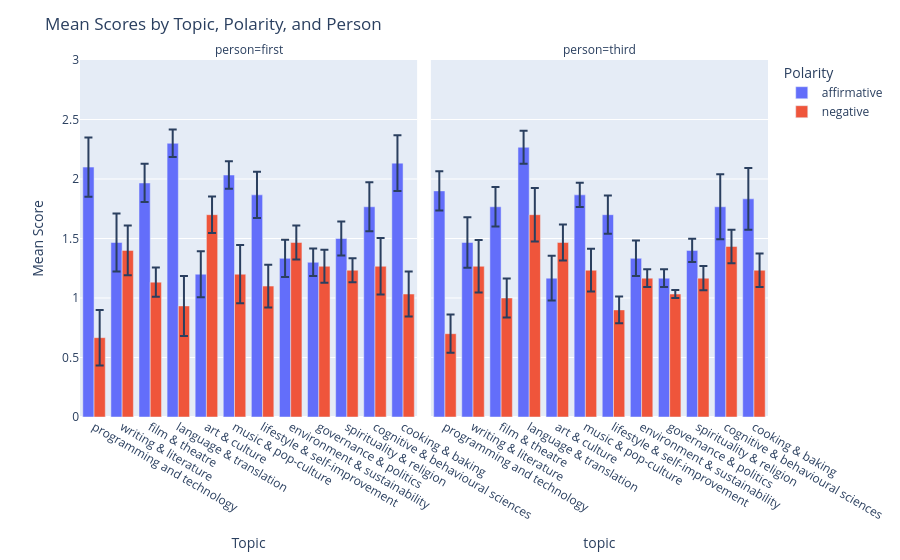

Notebook code cell kept with this figure:
### Code cell
df = pd.read_csv("results/debateable_results.csv")

fig = px.bar(df, x="topic", y="mean", color="polarity", barmode="group", error_y="stderr", facet_col="person")
fig.update_layout(title="Mean Scores by Topic, Polarity, and Person", xaxis_title="Topic", yaxis_title="Mean Score", legend_title="Polarity")
fig.update_yaxes(range=[0, 3])
fig.show()

### Figure 1 — Plotly figure (JSON) as saved in the notebook; plotly's stock layout.template omitted (floating-point values rounded to 4 significant figures)
{"data": [{"alignmentgroup": "True", "error_y": {"array": [0.2487, 0.2444, 0.1606, 0.116, 0.1937, 0.116, 0.1937, 0.1571, 0.116, 0.1427, 0.2052, 0.2341]}, "hovertemplate": "polarity=affirmative<br>person=first<br>topic=%{x}<br>mean=%{y}<extra></extra>", "legendgroup": "affirmative", "marker": {"color": "#636efa", "pattern": {"shape": ""}}, "name": "affirmative", "offsetgroup": "affirmative", "orientation": "v", "showlegend": true, "textposition": "auto", "type": "bar", "x": ["programming and technology", "writing & literature", "film & theatre", "language & translation", "art & culture", "music & pop-culture", "lifestyle & self-improvement", "environment & sustainability", "governance & politics", "spirituality & religion", "cognitive & behavioural sciences", "cooking & baking"], "xaxis": "x", "y": [2.1, 1.467, 1.967, 2.3, 1.2, 2.033, 1.867, 1.333, 1.3, 1.5, 1.767, 2.133], "yaxis": "y"}, {"alignmentgroup": "True", "error_y": {"array": [0.1652, 0.212, 0.1652, 0.1388, 0.1876, 0.1018, 0.1606, 0.1491, 0.07454, 0.09686, 0.2724, 0.2594]}, "hovertemplate": "polarity=affirmative<br>person=third<br>topic=%{x}<br>mean=%{y}<extra></extra>", "legendgroup": "affirmative", "marker": {"color": "#636efa", "pattern": {"shape": ""}}, "name": "affirmative", "offsetgroup": "affirmative", "orientation": "v", "showlegend": false, "textposition": "auto", "type": "bar", "x": ["programming and technology", "writing & literature", "film & theatre", "language & translation", "art & culture", "music & pop-culture", "lifestyle & self-improvement", "environment & sustainability", "governance & politics", "spirituality & religion", "cognitive & behavioural sciences", "cooking & baking"], "xaxis": "x2", "y": [1.9, 1.467, 1.767, 2.267, 1.167, 1.867, 1.7, 1.333, 1.167, 1.4, 1.767, 1.833], "yaxis": "y2"}, {"alignmentgroup": "True", "error_y": {"array": [0.2331, 0.2096, 0.1237, 0.2524, 0.1528, 0.2444, 0.1795, 0.1423, 0.1388, 0.1, 0.2373, 0.1889]}, "hovertemplate": "polarity=negative<br>person=first<br>topic=%{x}<br>mean=%{y}<extra></extra>", "legendgroup": "negative", "marker": {"color": "#EF553B", "pattern": {"shape": ""}}, "name": "negative", "offsetgroup": "negative", "orientation": "v", "showlegend": true, "textposition": "auto", "type": "bar", "x": ["programming and technology", "writing & literature", "film & theatre", "language & translation", "art & culture", "music & pop-culture", "lifestyle & self-improvement", "environment & sustainability", "governance & politics", "spirituality & religion", "cognitive & behavioural sciences", "cooking & baking"], "xaxis": "x", "y": [0.6667, 1.4, 1.133, 0.9333, 1.7, 1.2, 1.1, 1.467, 1.267, 1.233, 1.267, 1.033], "yaxis": "y"}, {"alignmentgroup": "True", "error_y": {"array": [0.1606, 0.2211, 0.1648, 0.2247, 0.1507, 0.1795, 0.1117, 0.07454, 0.03333, 0.1024, 0.141, 0.141]}, "hovertemplate": "polarity=negative<br>person=third<br>topic=%{x}<br>mean=%{y}<extra></extra>", "legendgroup": "negative", "marker": {"color": "#EF553B", "pattern": {"shape": ""}}, "name": "negative", "offsetgroup": "negative", "orientation": "v", "showlegend": false, "textposition": "auto", "type": "bar", "x": ["programming and technology", "writing & literature", "film & theatre", "language & translation", "art & culture", "music & pop-culture", "lifestyle & self-improvement", "environment & sustainability", "governance & politics", "spirituality & religion", "cognitive & behavioural sciences", "cooking & baking"], "xaxis": "x2", "y": [0.7, 1.267, 1.0, 1.7, 1.467, 1.233, 0.9, 1.167, 1.033, 1.167, 1.433, 1.233], "yaxis": "y2"}], "layout": {"annotations": [{"font": {}, "showarrow": false, "text": "person=first", "x": 0.245, "xanchor": "center", "xref": "paper", "y": 1, "yanchor": "bottom", "yref": "paper"}, {"font": {}, "showarrow": false, "text": "person=third", "x": 0.755, "xanchor": "center", "xref": "paper", "y": 1, "yanchor": "bottom", "yref": "paper"}], "barmode": "group", "legend": {"title": {"text": "Polarity"}, "tracegroupgap": 0}, "margin": {"t": 60}, "title": {"text": "Mean Scores by Topic, Polarity, and Person"}, "xaxis": {"anchor": "y", "domain": [0, 0.49], "title": {"text": "Topic"}}, "xaxis2": {"anchor": "y2", "domain": [0.51, 1], "matches": "x", "title": {"text": "topic"}}, "yaxis": {"anchor": "x", "domain": [0, 1], "range": [0, 3], "title": {"text": "Mean Score"}}, "yaxis2": {"anchor": "x2", "domain": [0, 1], "matches": "y", "range": [0, 3], "showticklabels": false}}}
